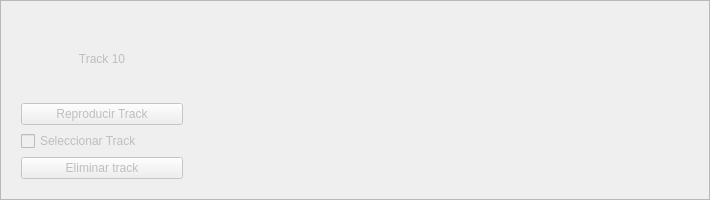
       <widget class="QFrame" name="trackui10">
        <property name="enabled">
         <bool>false</bool>
        </property>
        <property name="minimumSize">
         <size>
          <width>0</width>
          <height>200</height>
         </size>
        </property>
        <property name="frameShape">
         <enum>QFrame::StyledPanel</enum>
        </property>
        <property name="frameShadow">
         <enum>QFrame::Raised</enum>
        </property>
        <layout class="QHBoxLayout" name="horizontalLayout_10">
         <item>
          <widget class="QWidget" name="trackpanel10" native="true">
           <property name="minimumSize">
            <size>
             <width>180</width>
             <height>0</height>
            </size>
           </property>
           <property name="maximumSize">
            <size>
             <width>16777215</width>
             <height>16777215</height>
            </size>
           </property>
           <layout class="QGridLayout" name="gridLayout_12">
            <item row="0" column="0">
             <widget class="QLabel" name="label_14">
              <property name="text">
               <string>Track 10</string>
              </property>
              <property name="alignment">
               <set>Qt::AlignCenter</set>
              </property>
             </widget>
            </item>
            <item row="1" column="0">
             <widget class="QPushButton" name="Reproducir_track10">
              <property name="text">
               <string>Reproducir Track</string>
              </property>
             </widget>
            </item>
            <item row="2" column="0">
             <widget class="QCheckBox" name="track10_checkbox">
              <property name="text">
               <string>Seleccionar Track</string>
              </property>
             </widget>
            </item>
            <item row="3" column="0">
             <widget class="QPushButton" name="Eliminar_track10">
              <property name="text">
               <string>Eliminar track</string>
              </property>
             </widget>
            </item>
           </layout>
          </widget>
         </item>
         <item>
          <widget class="MplWidget" name="tracktimeline10" native="true">
           <property name="minimumSize">
            <size>
             <width>500</width>
             <height>0</height>
            </size>
           </property>
          </widget>
         </item>
        </layout>
       </widget>
